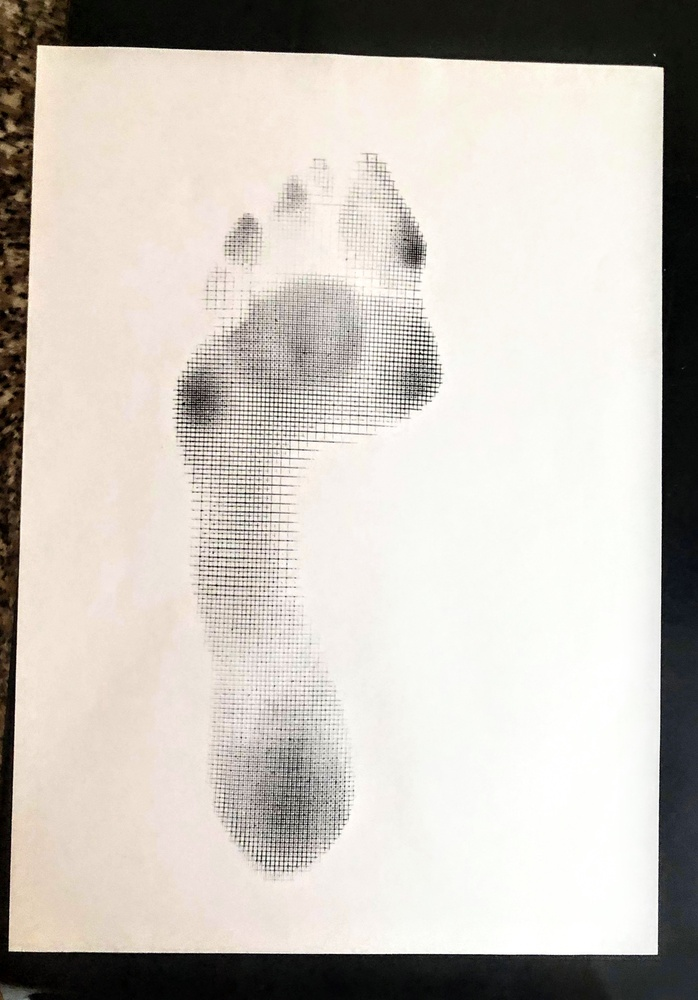
#> input picture src/gosia6.jpg, 698 x 1000 px, shrunk from 2757 x 3952 before the run
$ python -i paint.py   (imports and definitions only)
#> lines starting #> are read from the running program, lines starting #| are printed output that depends on the picture; after the words box and inside, x2 and y2 are one past the last pixel; in counts of white or black regions, pixels touching at a corner belong together
#> further down, picture is the input picture: shape (1000, 698, 3); mean B, G, R 186.6, 193.8, 199.6
from part import *
from singleton_decorator import singleton


class Paint:
    def __init__(self, image):
        self.image = image
        self.gray = None
        self.median = None
        self.edged = None
        self.paint_gray()
        self.paint_median()
        self.paint_edged()

    def paint_gray(self):
        gray = cv.cvtColor(self.image, cv.COLOR_BGR2GRAY)
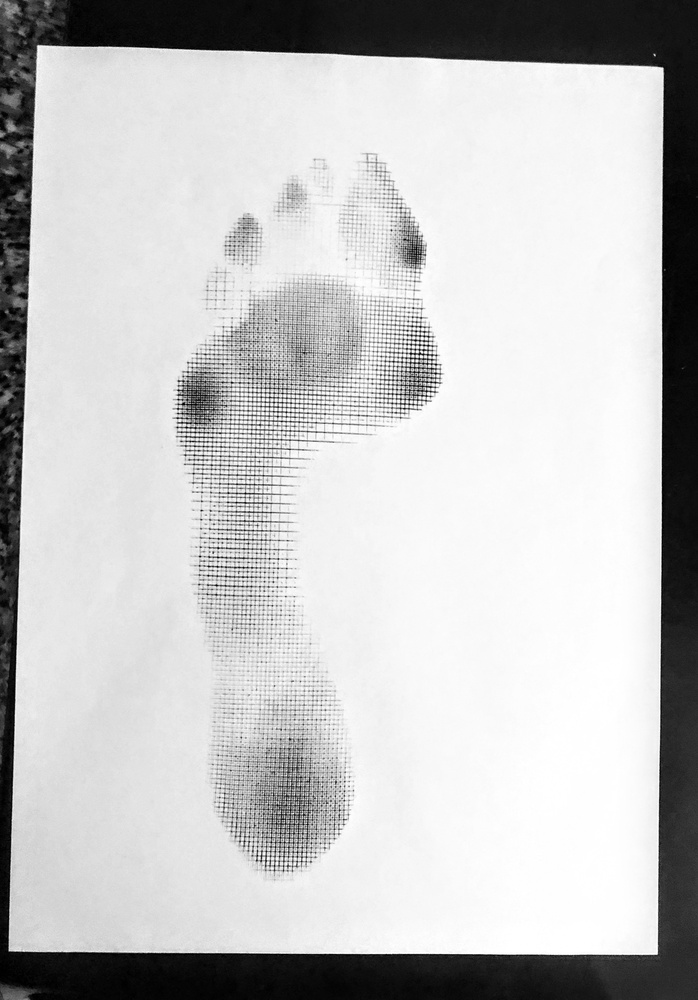
#> gray: shape (1000, 698); min 0, max 255, mean 194.8
        gray = cv.GaussianBlur(gray, (9, 9), 7)
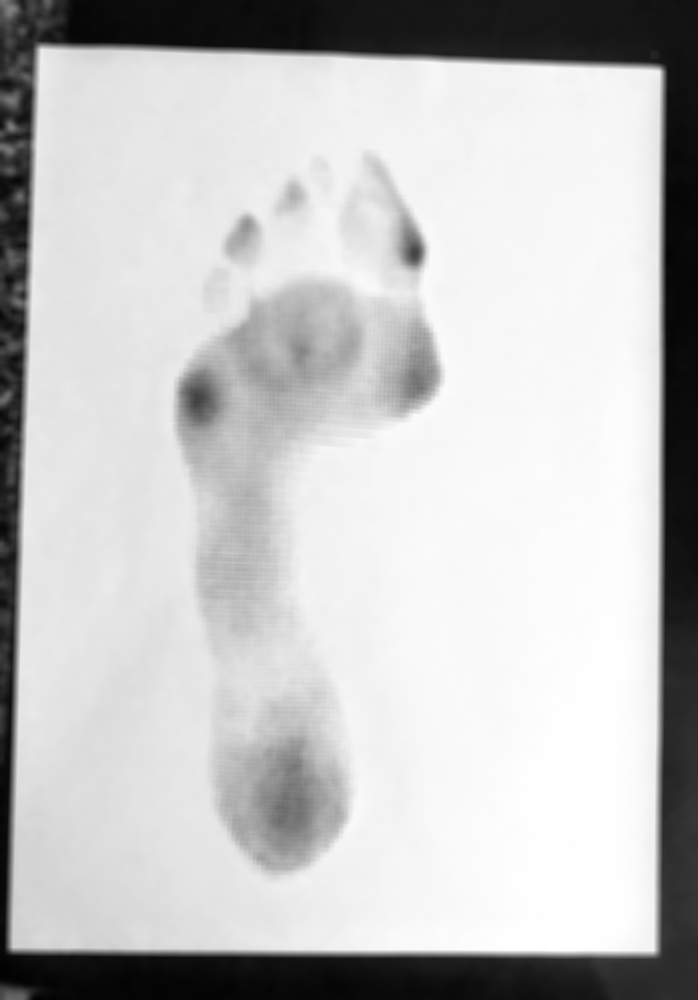
#> gray: shape (1000, 698); min 1, max 255, mean 194.8
        self.gray = gray

    def paint_median(self):
        self.median = cv.medianBlur(self.gray, 9)

    def paint_edged(self):
        edged = cv.Canny(self.median, 50, 50)
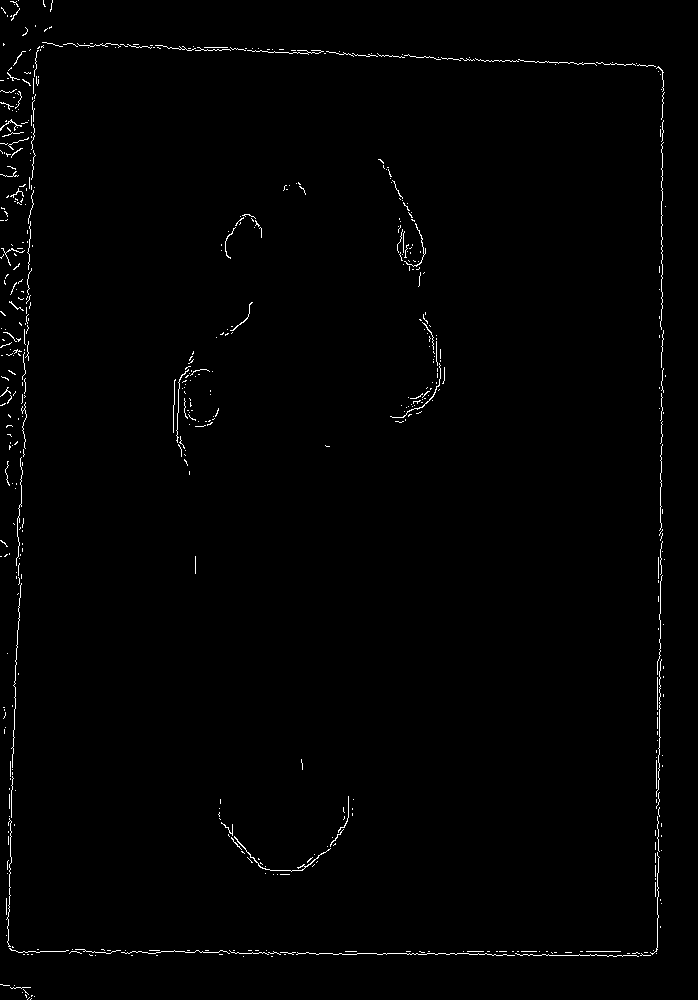
#> edged: shape (1000, 698); 0.94% white in thin lines or dots
        edged = cv.dilate(edged, None, iterations=3)
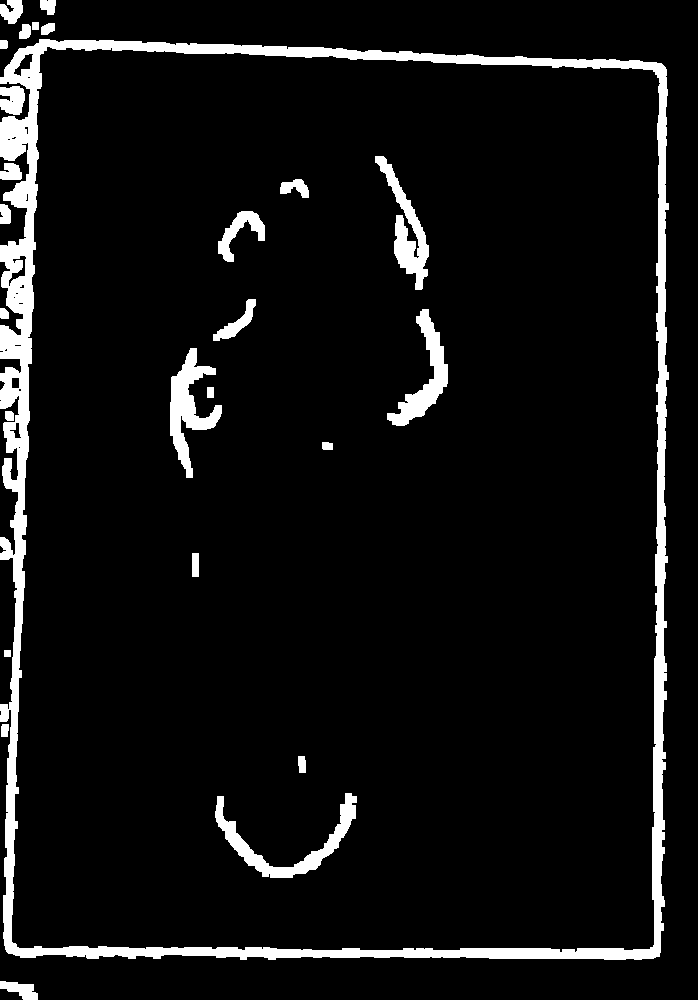
#> edged: shape (1000, 698); 7% white; 26 white regions, largest, box (x1, y1, x2, y2) and area: (0, 39, 669, 960) 34210, (170, 348, 222, 478) 2624, (215, 793, 357, 878) 2613
        edged = cv.erode(edged, None, iterations=1)
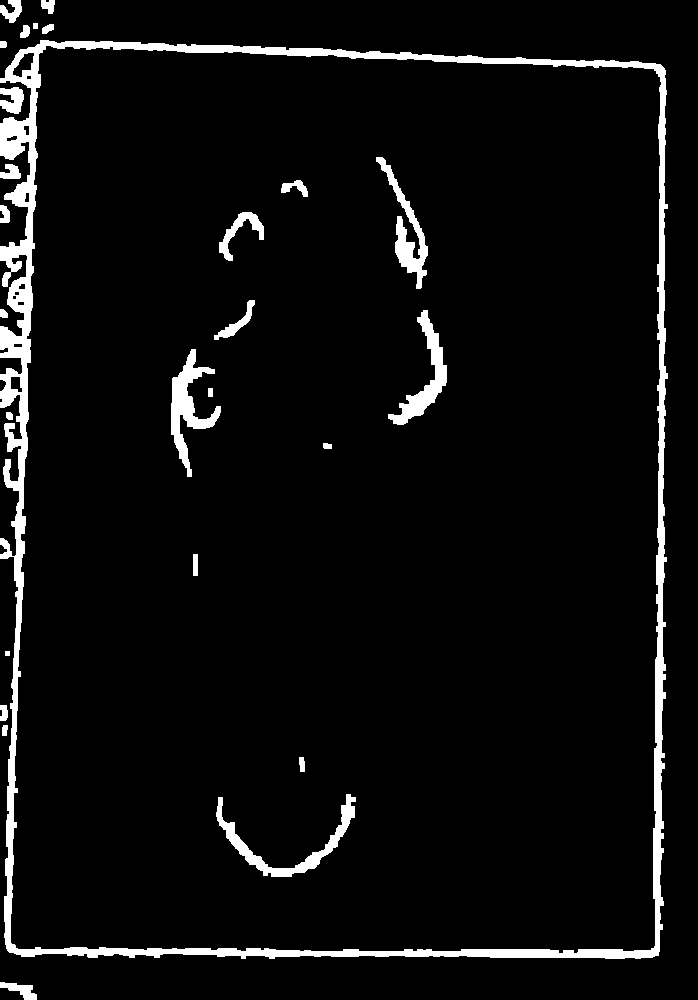
#> edged: shape (1000, 698); 5.4% white; 27 white regions, largest, box (x1, y1, x2, y2) and area: (0, 40, 668, 959) 26140, (171, 349, 221, 477) 2114, (216, 794, 356, 877) 1999
        self.edged = edged

    def get_edged(self):
        return self.edged

    def draw_point(self, cnts, color: tuple):
        cv.circle(self.image, cnts, 11, color, -1)

    def draw_line(self, point1, point2, color: tuple):
        cv.line(self.image, point1, point2, color, thickness=1, lineType=8)

>>> import cv2
>>> picture = cv2.imread('src/gosia6.jpg')
>>> result = Paint(picture).paint_edged()

$ run again, on src/gosia61.jpg
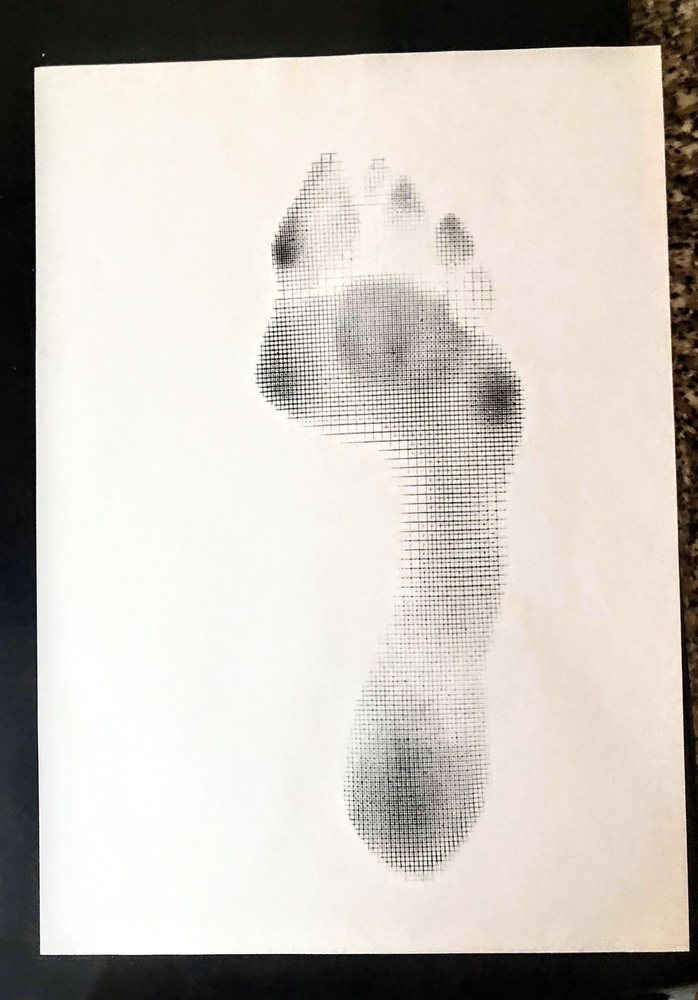
#> input picture src/gosia61.jpg, 698 x 1000 px, shrunk from 2757 x 3952 before the run
#> picture is the input picture: shape (1000, 698, 3); mean B, G, R 186.6, 193.8, 199.6
#> in paint_edged, `edged = cv.Canny(self.median, 50, 50)`:
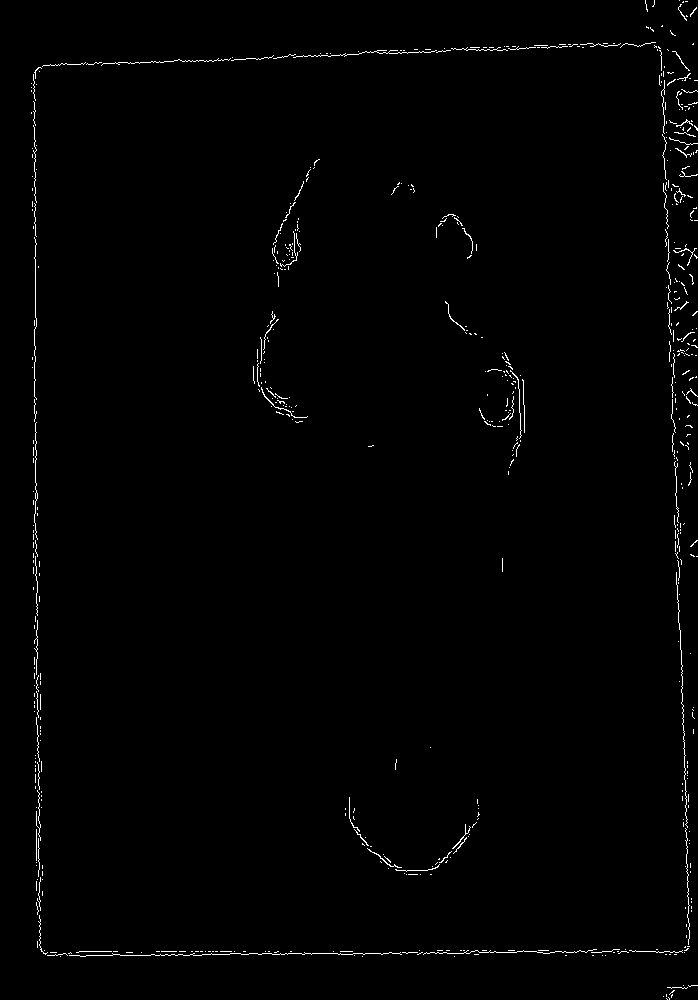
#> edged: shape (1000, 698); 0.95% white in thin lines or dots
#> in paint_edged, `edged = cv.erode(edged, None, iterations=1)`:
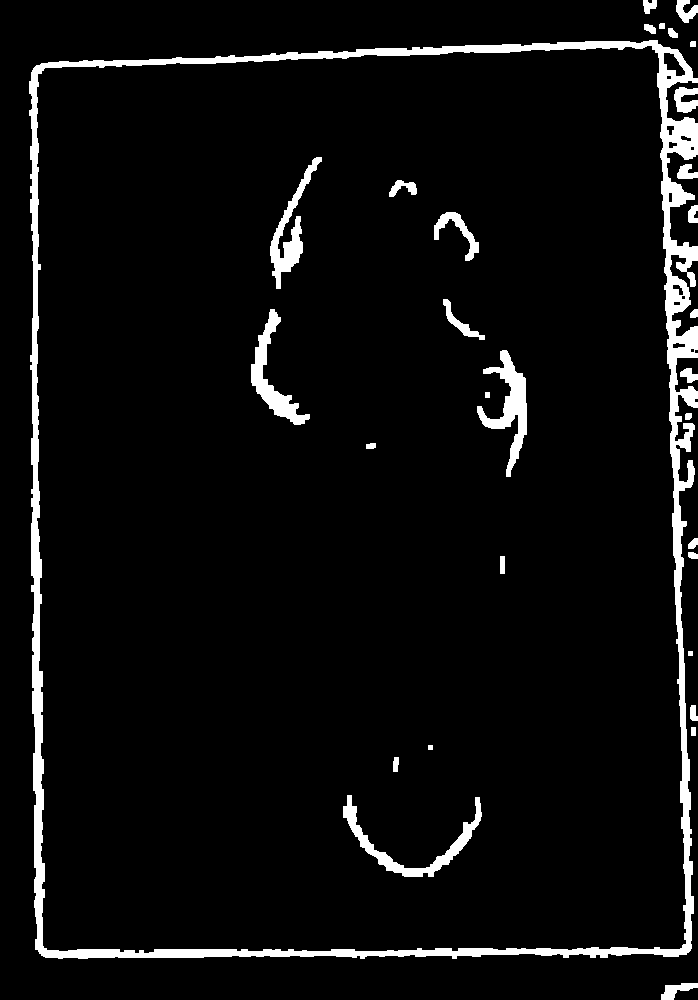
#> edged: shape (1000, 698); 5.4% white; 31 white regions, largest, box (x1, y1, x2, y2) and area: (29, 40, 698, 959) 26296, (477, 350, 527, 477) 2141, (343, 795, 482, 877) 1968
